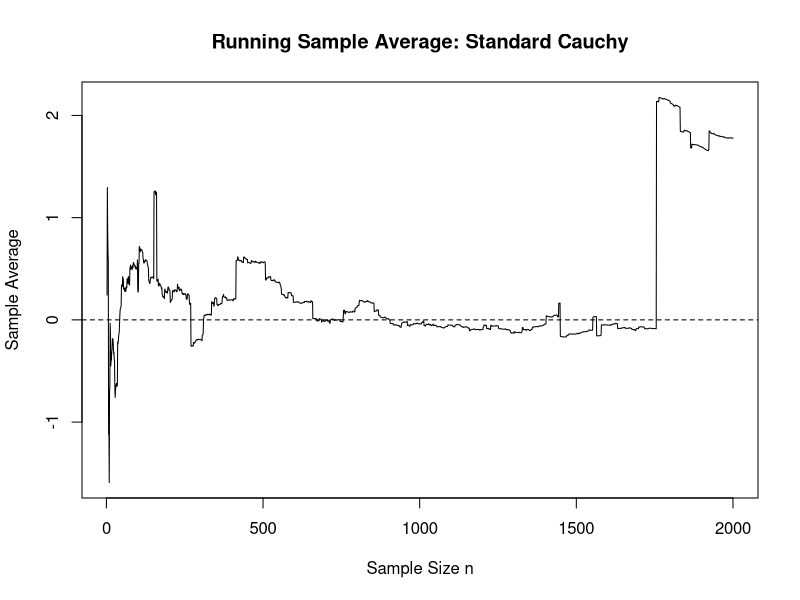
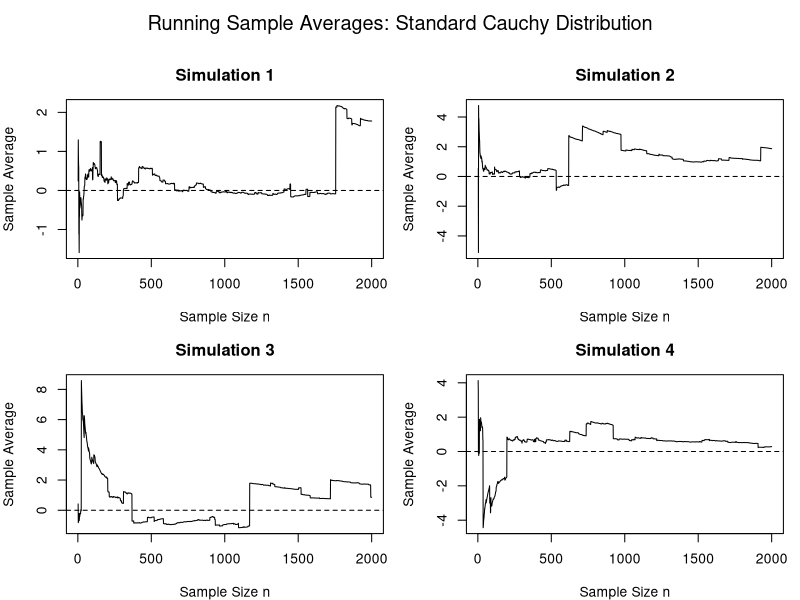
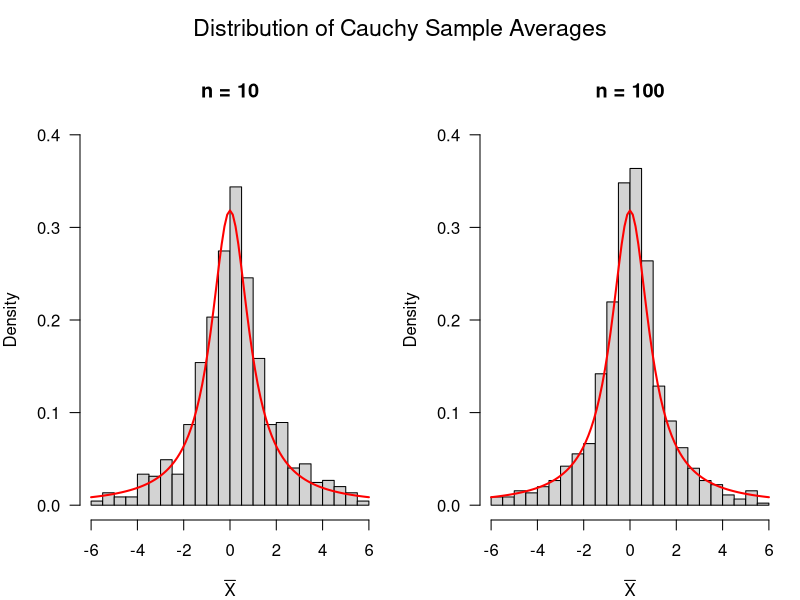
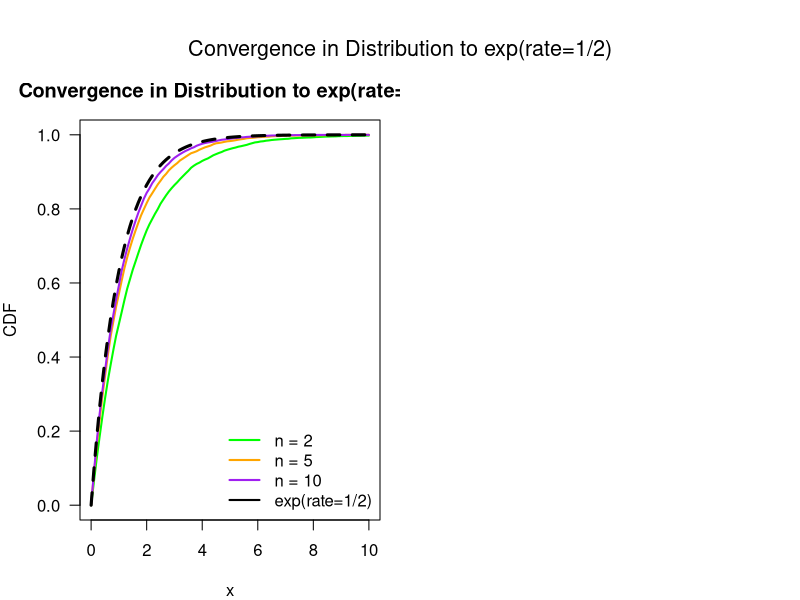

The R script that drew these images, in order:
## ---- chunk 1
#setwd("/Users/Documents/ania/teaching/STAT4645/STAT4645Fall2026/LecturesF26/week3new")
## ---- chunk 2

set.seed(123)

n <- 2000

x <- rcauchy(n)

sample_average <- cumsum(x) / (1:n)

plot(
  2:n,
  sample_average[2:n],
  type = "l",
  xlab = "Sample Size n",
  ylab = "Sample Average",
  main = "Running Sample Average: Standard Cauchy"
)

abline(h = 0, lty = 2)


## ---- chunk 3
set.seed(123)

n <- 2000

sample_average <- replicate(4, {   # create 4 plots of the sample mean to show different dist's with different random seeds 
  x <- rcauchy(n)
  cumsum(x) / (1:n)  # create a vector of the running sample mean
})

par(
  mfrow = c(2, 2),
  oma = c(0, 0, 3, 0),
  mar = c(4, 4, 3, 1)
)

for (i in 1:4) {

  plot(
    2:n,
    sample_average[2:n, i],
    type = "l",
    main = paste("Simulation", i),
    xlab = "Sample Size n",
    ylab = "Sample Average"
  )

  abline(h = 0, lty = 2)
}

mtext(
  "Running Sample Averages: Standard Cauchy Distribution",
  outer = TRUE,
  line = 1,
  cex = 1.2
)

## ---- chunk 4

sample_size <- c(10, 100)
simulation_size <- 1000

par(
  mfrow = c(1, 2),
  oma = c(0, 0, 3, 0),
  mar = c(4, 4, 3, 1), 
  las = 1
)

hist_breaks <- seq(-6, 6, by = 0.5)

for (i in 1:length(sample_size)) {
  
  n <- sample_size[i]

  # Store B = 1000 sample averages
  x_bar <- numeric(simulation_size)
  
  for (j in 1:simulation_size) {
    x_bar[j] <- mean(rcauchy(n))
  }

  x_plot <- x_bar[x_bar >= -6 & x_bar <= 6]

  hist(
    x_plot,
    probability = TRUE,
    breaks = hist_breaks,
    main = paste("n =", n),
    xlab = expression(bar(X)),
    ylab = "Density",
    xlim = c(-6, 6),
    ylim = c(0, 0.4)
  )

  curve(
    dcauchy(x),
    add = TRUE,
    col = "red",
    lwd = 2
  )
}

mtext(
  "Distribution of Cauchy Sample Averages",
  outer = TRUE,
  line = 1,
  cex = 1.4
)


## ---- chunk 5
n_values <- c(2, 5, 10)
B <- 10000

colors <- c("green", "orange", "purple")

# Set up an empty plot
plot(
  NA,
  xlim = c(0, 10),
  ylim = c(0, 1),
  xlab = "x",
  ylab = "CDF",
  main = "Convergence in Distribution to exp(rate=1/2)"
)

for (i in 1:length(n_values)) {

  n <- n_values[i]

  x <- rexp(
    B,
    rate = 1/(1 + 1/n)
  )

  F_hat <- ecdf(x)

  curve(
    F_hat(x),
    from = 0,
    to = 10,
    add = TRUE,
    col = colors[i],
    lwd = 2
  )
}

# Limiting theoretical CDF
curve(
  pexp(x),
  from = 0,
  to = 10,
  add = TRUE,
  col = "black",
  lwd = 3,
  lty = 2
)

legend(
  "bottomright",
  legend = c(
    paste("n =", n_values),
    "exp(rate=1/2)"
  ),
  col = c(colors, "black"),
  lwd = c(rep(2, 4), 3),
  lty = c(rep(1, 4), 2),
  bty = "n"
)


mtext(
  "Convergence in Distribution to exp(rate=1/2)",
  outer = TRUE,
  cex = 1.3
)
